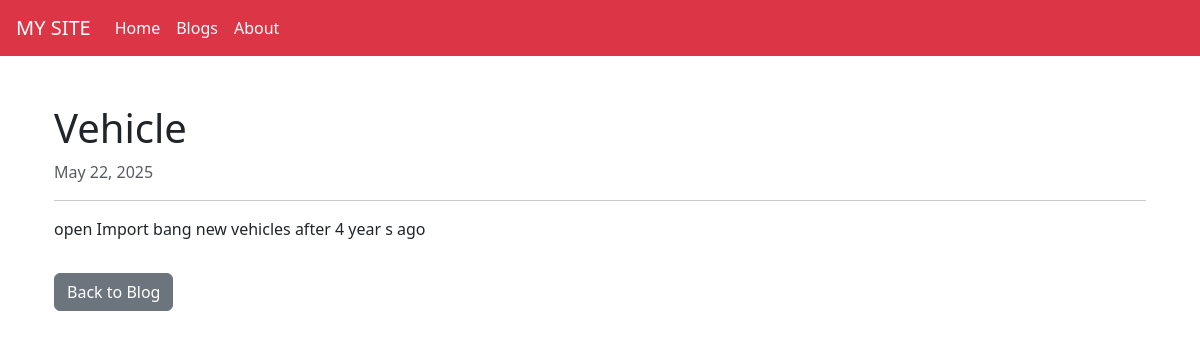
The app's page /blog/2/ with its own data.
### home/models.py (models this page shows, shortened)
class Post(models.Model):
    title = models.CharField(max_length=100)
    content = models.TextField()
    created_at = models.DateTimeField(auto_now_add=True)

### home/views.py (the view)
# urls.py: path('blog/<int:pk>/', views.blog_detail, name='blog_detail')
def blog_detail(request, pk):
    post = get_object_or_404(Post, pk=pk)
    return render(request, 'blog/blog_detail.html', {'post': post})

### home/templates/blog/blog_detail.html
{% extends 'base.html' %}
{% block content %}
<div class="container mt-5">
    <h1>{{ post.title }}</h1>
    <p class="text-muted">{{ post.created_at|date:"M d, Y" }}</p>
    <hr>
    <p>{{ post.content }}</p>
    <a href="{% url 'blog_list' %}" class="btn btn-secondary mt-3">Back to Blog</a>
</div>
{% endblock %}

### records on screen
Post: title "Vehicle", created_at "May 22, 2025", content "open Import bang new vehicles after 4 year s ago"
